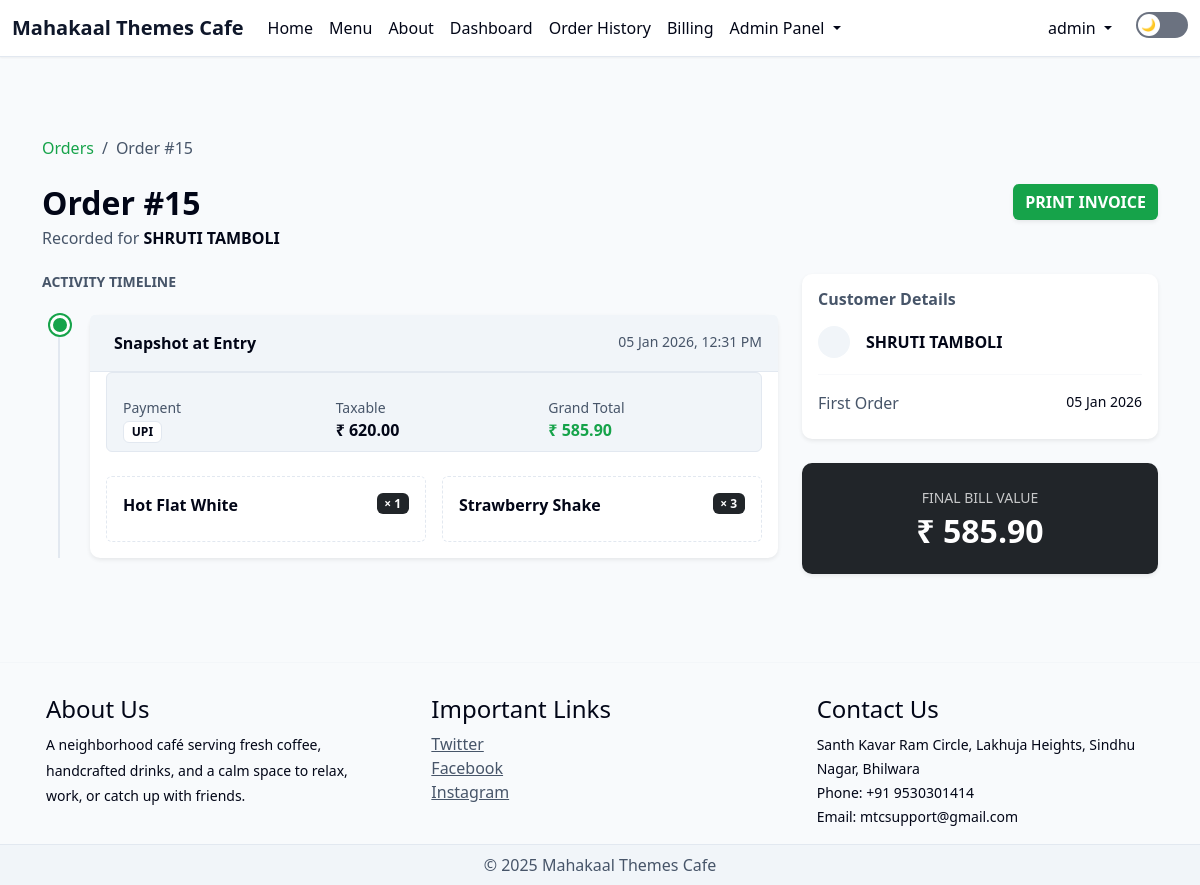
/orders/history/15/ (signed in), run on the app's committed database.
### orders/models.py (models this page shows, shortened)
class Order(models.Model):
    bill = models.OneToOneField(
        "billing.Bill",
        on_delete=models.CASCADE,
        related_name="order",
        null=True,
        blank=True,
    )
    customer_name = models.CharField(max_length=255)
    created_at = models.DateTimeField(auto_now_add=True)
    class Status(models.TextChoices):
        NEW = "NEW", "New"
        IN_PROGRESS = "IN_PROGRESS", "In Progress"
        SERVED = "SERVED", "Served"
    status = models.CharField(
        max_length=20,
        choices=Status.choices,
        default=Status.NEW,
    )

class OrderHistory(models.Model):
    order = models.ForeignKey(
        Order,
        on_delete=models.CASCADE,
        related_name="history"
    )
    bill_number = models.CharField(
        max_length=30,
        default="UNKNOWN"
    )
    customer_name = models.CharField(
        max_length=100,
        default="UNKNOWN"
    )
    customer_phone = models.CharField(
        max_length=15,
        default="NA"
    )
    PAYMENT_MODES = (
        ("CASH", "Cash"),
        ("UPI", "UPI"),
    )
    payment_mode = models.CharField(
        max_length=20,
        choices=PAYMENT_MODES,
        default="CASH",
    )
    cash_received = models.DecimalField(
        max_digits=10,
        decimal_places=2,
        default=Decimal("0.00"),
        null=True,
        blank=True,
    )
    change_returned = models.DecimalField(
        max_digits=10,
        decimal_places=2,
        default=Decimal("0.00"),
        null=True,
        blank=True,
    )
    subtotal = models.DecimalField(
        max_digits=12,
        decimal_places=2,
        default=Decimal("0.00")
    )
    discount = models.DecimalField(
        max_digits=12,
        decimal_places=2,
        default=Decimal("0.00")
    )
    gst = models.DecimalField(
        max_digits=12,
        decimal_places=2,
        default=Decimal("0.00")
    )
    total_amount = models.DecimalField(
        max_digits=12,
        decimal_places=2,
        default=Decimal("0.00")
    )
    items_snapshot = models.JSONField(
        default=list
    )
    bill_pdf_path = models.CharField(
        max_length=255,
        blank=True,
        default=""
    )
    created_at = models.DateTimeField(
        default=timezone.now
    )
    class Meta:
        ordering = ["-created_at"]
        verbose_name = "Order History"
        verbose_name_plural = "Order History"

### billing/models.py (models this page shows, shortened)
class Bill(models.Model):
    class PaymentMode(models.TextChoices):
        CASH = "CASH", "Cash"
        UPI = "UPI", "UPI"
    bill_number = models.CharField(max_length=20, unique=True, editable=False)
    customer_name = models.CharField(max_length=100)
    customer_phone = models.CharField(max_length=15)
    payment_mode = models.CharField(
        max_length=10,
        choices=PaymentMode.choices,
        default=PaymentMode.UPI,
    )
    cash_received = models.DecimalField(
        max_digits=10,
        decimal_places=2,
        null=True,
        blank=True,
    )
    change_returned = models.DecimalField(
        max_digits=10,
        decimal_places=2,
        null=True,
        blank=True,
    )
    discount_amount = models.DecimalField(
        max_digits=10, decimal_places=2, default=0
    )
    discount_percent = models.DecimalField(
        max_digits=5, decimal_places=2, default=0
    )
    gst_percentage = models.DecimalField(
        max_digits=5, decimal_places=2
    )
    bill_pdf_path = models.CharField(max_length=255, blank=True, default="")
    created_at = models.DateTimeField(auto_now_add=True)
    def subtotal(self):
        return sum(item.line_total() for item in self.items.all())
    def gst_amount(self):
        taxable_amount = self.subtotal() - self.discount_amount
        if taxable_amount < 0:
            taxable_amount = Decimal("0.00")
        return taxable_amount * (self.gst_percentage / Decimal("100"))
    def total_amount(self):
        return self.subtotal() - self.discount_amount + self.gst_amount()

class BillItem(models.Model):
    SIZE_CHOICES = (
            ("S", "Small"),
            ("M", "Medium"),
            ("L", "Large"),
        )
    bill = models.ForeignKey(
        Bill,
        related_name="items",
        on_delete=models.CASCADE
    )
    item = models.ForeignKey(
        Item,
        on_delete=models.PROTECT
    )
    size = models.CharField(
        max_length=1,
        choices=SIZE_CHOICES,
        default="M"
    )
    price = models.DecimalField(
        max_digits=8, decimal_places=2
    )
    quantity = models.PositiveIntegerField()
    def line_total(self):
        return self.price * self.quantity

### orders/views.py (the view)
# urls.py: path("history/<int:order_id>/", order_history_view, name="order_history"),
@staff_required
def order_history_view(request, order_id):
    order = get_object_or_404(
        Order.objects.select_related("bill"),
        id=order_id
    )
    history = OrderHistory.objects.filter(order=order).order_by("-created_at")
    for h in history:
        if isinstance(h.items_snapshot, dict):
            h.items_snapshot = list(h.items_snapshot.values())
    return render(
        request,
        "orders/order_history.html",
        {
            "order": order,
            "history": history,
        },
    )

### templates/orders/order_history.html (shortened to what this page needs)
{% extends "base.html" %}
{% block body %}
<div class="container py-5">
  <nav aria-label="breadcrumb" class="mb-4">
    <ol class="breadcrumb">
      <li class="breadcrumb-item"><a href="{% url 'orders:order_history_list' %}" class="text-decoration-none" style="color: var(--accent);">Orders</a></li>
      <li class="breadcrumb-item active" style="color: var(--text-muted);">Order #{{ order.id }}</li>
    </ol>
  </nav>
  <div class="d-flex justify-content-between align-items-start mb-4">
    <div>
      <h2 class="fw-bold mb-1" style="color: var(--text-main);">Order #{{ order.id }}</h2>
      <p class="mb-0" style="color: var(--text-muted);">Recorded for <strong style="color: var(--text-main);">{{ order.customer_name }}</strong></p>
    </div>
    <div class="d-flex gap-2">
      {% if order.bill %}
        <a href="{% url 'billing:bill_pdf' order.bill.id %}" target="_blank" class="btn btn-accent fw-bold shadow-sm">
           PRINT INVOICE
        </a>
      {% endif %}
    </div>
  </div>
  <div class="row g-4">
    <div class="col-lg-8">
      <h5 class="fw-bold mb-4 text-uppercase small" style="color: var(--text-muted);">Activity Timeline</h5>
      <div class="timeline-stepper">
        {% for h in history %}
        <div class="timeline-item">
          <span class="timeline-dot"></span>
          <div class="card shadow-sm border-0" style="background: var(--bg-card);">
            <div class="card-header snapshot-card-header py-3 d-flex justify-content-between">
              <span class="fw-bold">Snapshot at Entry</span>
              <span class="small" style="color: var(--text-muted);">{{ h.created_at|date:"d M Y, h:i A" }}</span>
            </div>
            <div class="card-body">
              <div class="row g-3 mb-4 summary-strip rounded p-2 mx-0">
              <div class="col-4">
                <small class="d-block" style="color: var(--text-muted);">Payment</small>
                <span class="badge"
                      style="background: var(--bg-card); color: var(--text-main); border: 1px solid var(--border-soft);">
                  {{ order.bill.payment_mode|default:"—" }}
                </span>
              </div>
              <div class="col-4">
                <small class="d-block" style="color: var(--text-muted);">Taxable</small>
                <span class="fw-bold" style="color: var(--text-main);">
                  ₹ {{ order.bill.subtotal|floatformat:2 }}
                </span>
              </div>
              <div class="col-4">
                <small class="d-block" style="color: var(--text-muted);">Grand Total</small>
                <span class="fw-bold" style="color: var(--accent);">
                  ₹ {{ order.bill.total_amount|floatformat:2 }}
                </span>
              </div>
            </div>
              <div class="row g-3">
                {% for item in h.items_snapshot %}
                <div class="col-md-6">
                  <div class="p-3 rounded item-card h-100">
                    <div class="d-flex justify-content-between align-items-start">
                      <span class="fw-bold">{{ item.item_name }}</span>
                      <span class="badge bg-dark text-white">× {{ item.quantity }}</span>
                    </div>
                  </div>
                </div>
                {% endfor %}
              </div>
            </div>
          </div>
        </div>
        {% empty %}
        <div class="text-center py-5">
          <i class="bi bi-hourglass-split h1 opacity-25" style="color: var(--text-muted);"></i>
          <p style="color: var(--text-muted);">No timeline data available for this order.</p>
        </div>
        {% endfor %}
      </div>
    </div>
    <div class="col-lg-4">
      <div class="card shadow-sm border-0 mb-4" style="background: var(--bg-card);">
        <div class="card-body">
          <h6 class="fw-bold mb-3" style="color: var(--text-muted);">Customer Details</h6>
          <div class="d-flex align-items-center mb-3">
            <div class="rounded-circle p-3 me-3" style="background: var(--bg-soft); color: var(--accent);">
            </div>
            <div>
              <div class="fw-bold" style="color: var(--text-main);">{{ order.customer_name }}</div>
            </div>
          </div>
          <hr style="border-color: var(--border-soft);">
          <div class="d-flex justify-content-between mb-2">
            <span style="color: var(--text-muted);">First Order</span>
            <span class="small" style="color: var(--text-main);">{{ order.created_at|date:"d M Y" }}</span>
          </div>
        </div>
      </div>
      <div class="card shadow-sm border-0 bg-dark text-white">
        <div class="card-body p-4 text-center">
          <div class="small opacity-75 text-uppercase mb-1">Final Bill Value</div>
          <h2 class="fw-bold mb-0">
            ₹ {{ order.bill.total_amount|floatformat:2 }}
          </h2>
        </div>
      </div>
    </div>
  </div>
</div>
{% endblock %}

### templates/base.html (shortened to what this page needs)
<!doctype html>
<html lang="en">
<head>
  <link href="https://cdn.jsdelivr.net/npm/bootstrap@5.2.2/dist/css/bootstrap.min.css" rel="stylesheet">
  <link href="https://cdn.jsdelivr.net/npm/select2@4.1.0-rc.0/dist/css/select2.min.css" rel="stylesheet">
</head>
<body>
<nav class="navbar fixed-top navbar-expand-lg theme-navbar">
    <div class="container-fluid">
    <a class="navbar-brand" href="/">
      Mahakaal Themes Cafe
    </a>
    <div class="collapse navbar-collapse" id="navbarSupportedContent">
      <ul class="navbar-nav me-auto mb-2 mb-lg-0">
        <li class="nav-item">
          <a class="nav-link" href="/">Home</a>
        </li>
        <li class="nav-item">
          <a class="nav-link" href="/menu">Menu</a>
        </li>
        <li class="nav-item">
          <a class="nav-link" href="/about">About</a>
        </li>
        {% if user.is_superuser %}
        <li class="nav-item">
          <a class="nav-link" href="/dashboard">Dashboard</a>
        </li>
        {% endif %}
        {% if user.is_staff or user.is_superuser %}
        <li class="nav-item">
          <a class="nav-link" href="/orders/history">Order History</a>
        </li>
        {% endif %}
        {% if user.is_staff or user.is_superuser %}
        <li class="nav-item">
          <a class="nav-link"
             href="{% url 'billing:create_bill' %}">
            Billing
          </a>
          {% endif %}
        </li>
        {% if user.is_superuser %}
        <li class="nav-item dropdown">
          <a class="nav-link dropdown-toggle" href="#" data-bs-toggle="dropdown">
            Admin Panel
          </a>
        </li>
        {% endif %}
      </ul>
      <ul class="navbar-nav ms-auto align-items-center">
      {% if user.is_authenticated %}
        <li class="nav-item dropdown">
          <a class="nav-link dropdown-toggle" href="#" data-bs-toggle="dropdown">
            {{ user.username }}
          </a>
        </li>
      {% else %}
        <li class="nav-item">
          <a class="nav-link" href="{% url 'authentication:login' %}">
            Login
          </a>
        </li>
      {% endif %}
    </ul>
      <div class="theme-switch ms-3">
        <label for="themeToggle"></label>
      </div>
    </div>
  </div>
</nav>
<div class="page-wrapper">
  <main class="page-content">
    <div class="container-fluid pt-4" style="margin-top:64px;">
      {% block body %}{% endblock body %}
    </div>
  </main>
<footer style="background:var(--bg-main); color:var(--text-main);">
  <hr style="border-color: var(--border-soft);">
  <div class="container p-3">
    <div class="row gx-5 align-items-start">
      <div class="col-12 col-md-4 mb-4 mb-md-0">
        <h4>About Us</h4>
        <p class="footer-about mb-0">
          <small>
            A neighborhood café serving fresh coffee, handcrafted drinks,
            and a calm space to relax, work, or catch up with friends.
          </small>
        </p>
      </div>
      <div class="col-12 col-md-4 mb-4 mb-md-0">
        <h4>Important Links</h4>
        <ul class="list-unstyled mb-0">
          <li><a href="#" class="footer-link">Twitter</a></li>
          <li><a href="#" class="footer-link">Facebook</a></li>
          <li><a href="#" class="footer-link">Instagram</a></li>
        </ul>
      </div>
      <div class="col-12 col-md-4">
        <h4>Contact Us</h4>
        <address class="mb-0">
          <small>
            Santh Kavar Ram Circle, Lakhuja Heights, Sindhu Nagar, Bhilwara
          </small><br>
          <small>Phone: +91 9530301414</small><br>
          <small>Email: mtcsupport@gmail.com</small>
        </address>
      </div>
    </div>
  </div>
</footer>
</div>
<div class="text-center p-2 footer-bottom">
  © 2025 Mahakaal Themes Cafe
</div>
</body>
</html>

### data on the page
Order: id "15", customer_name "SHRUTI TAMBOLI", bill.payment_mode "UPI", bill.subtotal "620.00", bill.total_amount "585.90", created_at "05 Jan 2026"
OrderHistory: created_at "05 Jan 2026, 12:31 PM", item_name "Hot Flat White" "Strawberry Shake", quantity "1" "3"

### other printed values
{{ user.username }} "admin"
